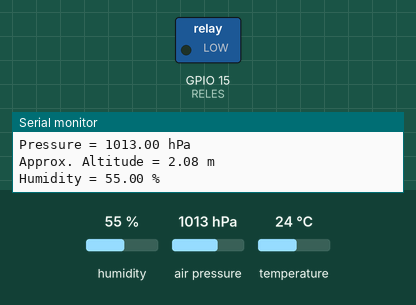
The program below on a simulated ESP32. Shown: switched loads named in the program (green lamp = pin HIGH), the last lines printed to the serial monitor. The test bench sets the inputs (shaded band); at power-on: humidity 55 %, air pressure 1013 hPa, temperature 24 °C.

Above: at 1.2 s.
1.3 s: humidity set to 79 %
3.3 s: humidity set to 82 %
At 5.4 s:
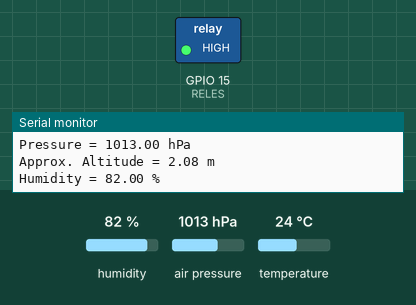
5.7 s: humidity set to 22 %
At 7.1 s:
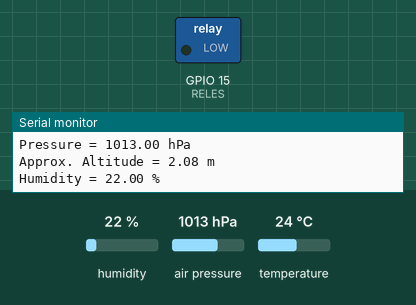
7.7 s: humidity set to 88 %
At 8.8 s:
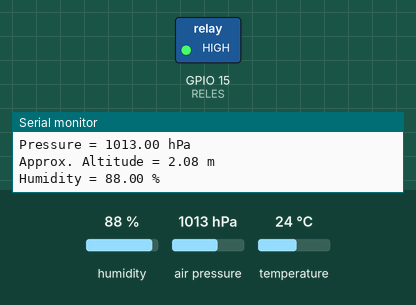
Timing chart, 0 to 10.7 s (numbered marks = the images above; inputs shaded):
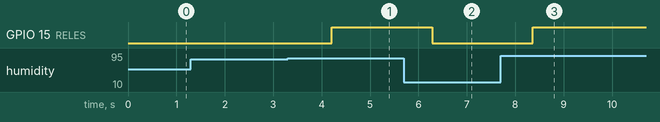

The program:

main.cpp
```cpp
#include <Wire.h>
#include <SPI.h>
#include "Adafruit_Sensor.h"
#include "Adafruit_BME280.h"

#define BME_SCK 18
#define BME_MISO 19
#define BME_MOSI 23
#define BME_CS 5

#define SEALEVELPRESSURE_HPA (1013.25)

#define RELES 15

// Adafruit_BME280 bme(BME_CS);
Adafruit_BME280 bme(BME_CS, BME_MOSI, BME_MISO, BME_SCK); // software SPI

unsigned long delayTime;

void setup()
{
  Serial.begin(9600);
  Serial.println(F("BME280 test"));

  bool status;

  // default settings
  // (you can also pass in a Wire library object like &Wire2)
  status = bme.begin();
  if (!status)
  {
    Serial.println("Could not find a valid BME280 sensor, check wiring!");
    while (1)
      ;
  }

  Serial.println("-- Default Test --");
  delayTime = 1000;

  Serial.println();

  pinMode(RELES, OUTPUT);
}

void printValues()
{
  Serial.print("Temperature = ");
  Serial.print(bme.readTemperature());
  Serial.println(" *C");

  // Convert temperature to Fahrenheit
  /*Serial.print("Temperature = ");
  Serial.print(1.8 * bme.readTemperature() + 32);
  Serial.println(" *F");*/

  Serial.print("Pressure = ");
  Serial.print(bme.readPressure() / 100.0F);
  Serial.println(" hPa");

  Serial.print("Approx. Altitude = ");
  Serial.print(bme.readAltitude(SEALEVELPRESSURE_HPA));
  Serial.println(" m");

  Serial.print("Humidity = ");
  Serial.print(bme.readHumidity());
  Serial.println(" %");

  Serial.println();

  if (bme.readHumidity() > 80.)
  {
    digitalWrite(RELES, HIGH);
  }
  else
  {
    digitalWrite(RELES, LOW);
  }
}

void loop()
{
  printValues();
  delay(delayTime);
}
```

Measured:
- the behaviour switches between 80 and 81 % on humidity (found by bisection; images 0 and 1)
- after the input at 3.3 s, GPIO 15 (RELES): LOW → HIGH after 0.91 s
- after the input at 5.7 s, GPIO 15 (RELES): HIGH → LOW after 0.58 s
- after the input at 7.7 s, GPIO 15 (RELES): LOW → HIGH after 0.66 s
